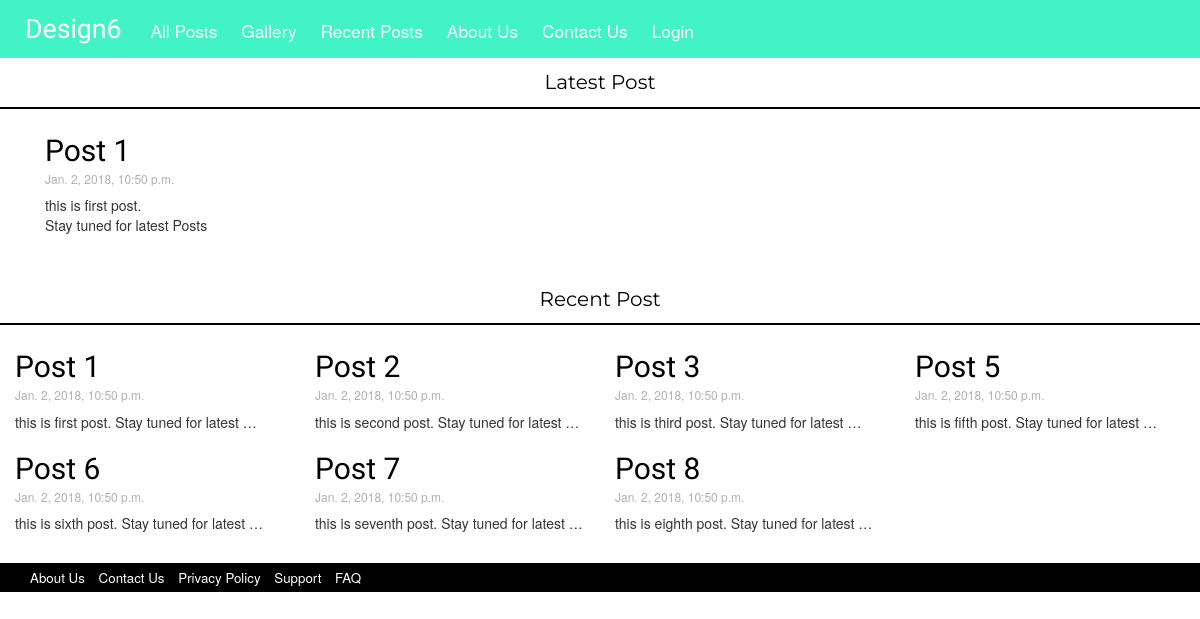
The page / on the database its author committed.
### design6/models.py (models this page shows, shortened)
class Post(models.Model):
	author = models.ForeignKey('auth.User')
	title = models.CharField(max_length=200)
	text = models.TextField()
	created_date = models.DateTimeField(default=timezone.now)
	published_date = models.DateTimeField(default=timezone.now)

### design6/views.py (the view)
# urls.py: url(r'^$', views.home_page, name= 'home_page'),
def home_page(request):
	return render(request, 'design6/home_page.html')

### design6/templatetags/post_extra.py (called while the page is built)
@register.inclusion_tag('design6/recent_posts.html')
def show_recent_post(count):
	recent_posts = Post.objects.filter(published_date__lte=timezone.now()).order_by('published_date')[:count]
	return {'recent_posts': recent_posts}

@register.inclusion_tag('design6/latest_post.html')
def show_latest_post():
	latest_post = Post.objects.filter(published_date__lte=timezone.now()).order_by('published_date')[:1]
	return {'latest_post' : latest_post}

### design6/templates/design6/home_page.html
{% extends 'design6/base.html' %}
{% load post_extra %}
{% block content %}
	<div class="container-fluid latest">
		<p>Latest Post</p>
	</div>
	<div class="container-fluid lPost">
		{% show_latest_post %}
	</div>
	<div class="container-fluid latest">
		<p>Recent Post</p>
	</div>
	<div class="container-fluid">
		<div class="row">
			{% show_recent_post 8 %}
		</div>
	</div>
{% endblock %}

### design6/templates/design6/latest_post.html
{% for post in latest_post %}
<h2><a href="{% url 'post_detail' pk=post.pk%}">{{ post.title }}</a></h2>
<h6 class="date">{{ post.published_date }}</h6>
<div class="postText">
	<p>{{ post.text|linebreaks }}</p>
</div>
{%endfor%}

### design6/templates/design6/recent_posts.html
{% for post in recent_posts %}
	<div class="col-sm-3 col-xs-6">
		<h2><a href="{% url 'post_detail' pk=post.pk %}">{{ post.title }}</a></h2>
		<h6 class="date">{{ post.published_date }}</h6>
		<div class="postText">
			<p>{{ post.text|truncatewords:8|linebreaks }}</p>
		</div>
	</div>
{% endfor %}

### design6/static/css/base.css (style rules this page uses)
.latest { padding-top: 10px; border-bottom: 2px solid; font-family: 'Montserrat', sans-serif; font-size: 15pt; color: #000000; text-align: center; width: 100%; margin-bottom: 15px; }
.lpost { margin-left: 30px; margin-bottom: 30px; }
h2 { margin-top: 10px; margin-bottom: 5px; font-family: "Berkshire Swash", cursive; }
h2 a:link, h2 a:visited { color: #000000; text-decoration: none; }
.date { margin-top: 0; color: #afafaf; }

### rows shown on the page
Post: title "Post 1", published_date "Jan. 2, 2018, 10:50 p.m.", text "this is first post. Stay tuned for latest Posts", text "this is first post. Stay tuned for latest …"
Post: title "Post 2", published_date "Jan. 2, 2018, 10:50 p.m.", text "this is second post. Stay tuned for latest …"
Post: title "Post 3", published_date "Jan. 2, 2018, 10:50 p.m.", text "this is third post. Stay tuned for latest …"
Post: title "Post 5", published_date "Jan. 2, 2018, 10:50 p.m.", text "this is fifth post. Stay tuned for latest …"
Post: title "Post 6", published_date "Jan. 2, 2018, 10:50 p.m.", text "this is sixth post. Stay tuned for latest …"
Post: title "Post 7", published_date "Jan. 2, 2018, 10:50 p.m.", text "this is seventh post. Stay tuned for latest …"
Post: title "Post 8", published_date "Jan. 2, 2018, 10:50 p.m.", text "this is eighth post. Stay tuned for latest …"
